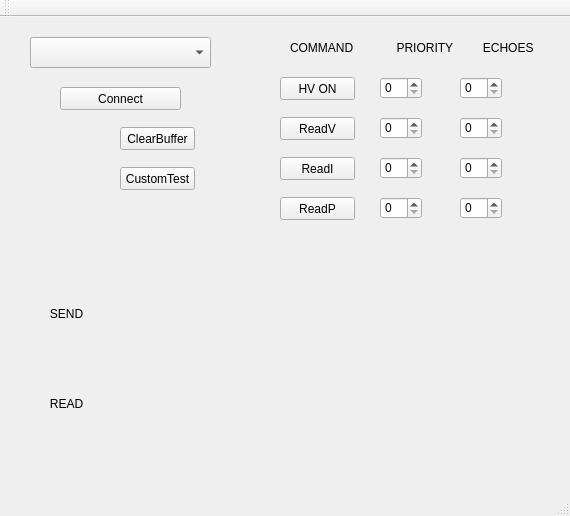
<?xml version="1.0" encoding="UTF-8"?>
<ui version="4.0">
 <class>MainWindow</class>
 <widget class="QMainWindow" name="MainWindow">
  <property name="geometry">
   <rect>
    <x>0</x>
    <y>0</y>
    <width>570</width>
    <height>516</height>
   </rect>
  </property>
  <property name="windowTitle">
   <string>MainWindow</string>
  </property>
  <widget class="QWidget" name="centralWidget">
   <widget class="QComboBox" name="comboBoxSerialPort">
    <property name="geometry">
     <rect>
      <x>30</x>
      <y>20</y>
      <width>181</width>
      <height>31</height>
     </rect>
    </property>
   </widget>
   <widget class="QPushButton" name="pushButtonConnect">
    <property name="geometry">
     <rect>
      <x>60</x>
      <y>70</y>
      <width>121</width>
      <height>23</height>
     </rect>
    </property>
    <property name="text">
     <string>Connect</string>
    </property>
   </widget>
   <widget class="QPushButton" name="pushButtonHVonoff">
    <property name="geometry">
     <rect>
      <x>280</x>
      <y>60</y>
      <width>75</width>
      <height>23</height>
     </rect>
    </property>
    <property name="text">
     <string>HV ON</string>
    </property>
   </widget>
   <widget class="QSpinBox" name="spinBoxHVonoff">
    <property name="geometry">
     <rect>
      <x>380</x>
      <y>60</y>
      <width>42</width>
      <height>22</height>
     </rect>
    </property>
   </widget>
   <widget class="QPushButton" name="pushButtonReadV">
    <property name="geometry">
     <rect>
      <x>280</x>
      <y>100</y>
      <width>75</width>
      <height>23</height>
     </rect>
    </property>
    <property name="text">
     <string>ReadV</string>
    </property>
   </widget>
   <widget class="QPushButton" name="pushButtonReadI">
    <property name="geometry">
     <rect>
      <x>280</x>
      <y>140</y>
      <width>75</width>
      <height>23</height>
     </rect>
    </property>
    <property name="text">
     <string>ReadI</string>
    </property>
   </widget>
   <widget class="QPushButton" name="pushButtonReadP">
    <property name="geometry">
     <rect>
      <x>280</x>
      <y>180</y>
      <width>75</width>
      <height>23</height>
     </rect>
    </property>
    <property name="text">
     <string>ReadP</string>
    </property>
   </widget>
   <widget class="QSpinBox" name="spinBoxReadV">
    <property name="geometry">
     <rect>
      <x>380</x>
      <y>100</y>
      <width>42</width>
      <height>22</height>
     </rect>
    </property>
   </widget>
   <widget class="QSpinBox" name="spinBoxReadI">
    <property name="geometry">
     <rect>
      <x>380</x>
      <y>140</y>
      <width>42</width>
      <height>22</height>
     </rect>
    </property>
   </widget>
   <widget class="QSpinBox" name="spinBoxReadP">
    <property name="geometry">
     <rect>
      <x>380</x>
      <y>180</y>
      <width>42</width>
      <height>22</height>
     </rect>
    </property>
   </widget>
   <widget class="QLabel" name="label">
    <property name="geometry">
     <rect>
      <x>290</x>
      <y>20</y>
      <width>291</width>
      <height>21</height>
     </rect>
    </property>
    <property name="text">
     <string>COMMAND             PRIORITY         ECHOES</string>
    </property>
   </widget>
   <widget class="QSpinBox" name="spinBoxHVonoff_2">
    <property name="geometry">
     <rect>
      <x>460</x>
      <y>60</y>
      <width>42</width>
      <height>22</height>
     </rect>
    </property>
   </widget>
   <widget class="QSpinBox" name="spinBoxReadI_2">
    <property name="geometry">
     <rect>
      <x>460</x>
      <y>140</y>
      <width>42</width>
      <height>22</height>
     </rect>
    </property>
   </widget>
   <widget class="QSpinBox" name="spinBoxReadV_2">
    <property name="geometry">
     <rect>
      <x>460</x>
      <y>100</y>
      <width>42</width>
      <height>22</height>
     </rect>
    </property>
   </widget>
   <widget class="QSpinBox" name="spinBoxReadP_2">
    <property name="geometry">
     <rect>
      <x>460</x>
      <y>180</y>
      <width>42</width>
      <height>22</height>
     </rect>
    </property>
   </widget>
   <widget class="QLabel" name="labelSEND">
    <property name="geometry">
     <rect>
      <x>40</x>
      <y>290</y>
      <width>47</width>
      <height>13</height>
     </rect>
    </property>
    <property name="text">
     <string>   SEND</string>
    </property>
   </widget>
   <widget class="QLabel" name="labelSentMsg">
    <property name="geometry">
     <rect>
      <x>100</x>
      <y>280</y>
      <width>441</width>
      <height>31</height>
     </rect>
    </property>
    <property name="text">
     <string/>
    </property>
    <property name="margin">
     <number>11</number>
    </property>
   </widget>
   <widget class="QLabel" name="labelSentMessage">
    <property name="geometry">
     <rect>
      <x>100</x>
      <y>320</y>
      <width>441</width>
      <height>31</height>
     </rect>
    </property>
    <property name="text">
     <string/>
    </property>
    <property name="margin">
     <number>11</number>
    </property>
   </widget>
   <widget class="QLabel" name="labelReadMessage">
    <property name="geometry">
     <rect>
      <x>100</x>
      <y>410</y>
      <width>441</width>
      <height>31</height>
     </rect>
    </property>
    <property name="text">
     <string/>
    </property>
    <property name="margin">
     <number>11</number>
    </property>
   </widget>
   <widget class="QLabel" name="labelREAD">
    <property name="geometry">
     <rect>
      <x>40</x>
      <y>380</y>
      <width>47</width>
      <height>13</height>
     </rect>
    </property>
    <property name="text">
     <string>   READ</string>
    </property>
   </widget>
   <widget class="QLabel" name="labelReadMsg">
    <property name="geometry">
     <rect>
      <x>100</x>
      <y>370</y>
      <width>441</width>
      <height>31</height>
     </rect>
    </property>
    <property name="text">
     <string/>
    </property>
    <property name="margin">
     <number>11</number>
    </property>
   </widget>
   <widget class="QPushButton" name="pushButton">
    <property name="geometry">
     <rect>
      <x>120</x>
      <y>150</y>
      <width>75</width>
      <height>23</height>
     </rect>
    </property>
    <property name="text">
     <string>CustomTest</string>
    </property>
   </widget>
   <widget class="QPushButton" name="pushButtonClearBuffer">
    <property name="geometry">
     <rect>
      <x>120</x>
      <y>110</y>
      <width>75</width>
      <height>23</height>
     </rect>
    </property>
    <property name="text">
     <string>ClearBuffer</string>
    </property>
   </widget>
  </widget>
  <widget class="QMenuBar" name="menuBar">
   <property name="geometry">
    <rect>
     <x>0</x>
     <y>0</y>
     <width>570</width>
     <height>21</height>
    </rect>
   </property>
  </widget>
  <widget class="QToolBar" name="mainToolBar">
   <attribute name="toolBarArea">
    <enum>TopToolBarArea</enum>
   </attribute>
   <attribute name="toolBarBreak">
    <bool>false</bool>
   </attribute>
  </widget>
  <widget class="QStatusBar" name="statusBar"/>
 </widget>
 <layoutdefault spacing="6" margin="11"/>
 <resources/>
 <connections/>
</ui>
